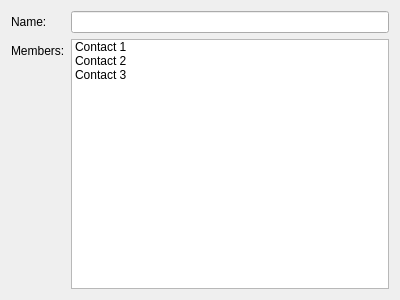
<?xml version="1.0" encoding="UTF-8"?>
<ui version="4.0">
 <class>GroupCreationWizardPageInfo</class>
 <widget class="QWizardPage" name="GroupCreationWizardPageInfo">
  <property name="geometry">
   <rect>
    <x>0</x>
    <y>0</y>
    <width>400</width>
    <height>300</height>
   </rect>
  </property>
  <property name="windowTitle">
   <string>WizardPage</string>
  </property>
  <property name="title">
   <string>Group Creation</string>
  </property>
  <property name="subTitle">
   <string>Pick a name and choose the group members.</string>
  </property>
  <layout class="QFormLayout" name="formLayout">
   <item row="0" column="0">
    <widget class="QLabel" name="lblName">
     <property name="text">
      <string>Name:</string>
     </property>
    </widget>
   </item>
   <item row="0" column="1">
    <widget class="QLineEdit" name="edtName"/>
   </item>
   <item row="1" column="0">
    <widget class="QLabel" name="lblMembers">
     <property name="text">
      <string>Members:</string>
     </property>
    </widget>
   </item>
   <item row="1" column="1">
    <widget class="QListWidget" name="listWidget">
     <property name="selectionMode">
      <enum>QAbstractItemView::MultiSelection</enum>
     </property>
     <item>
      <property name="text">
       <string>Contact 1</string>
      </property>
     </item>
     <item>
      <property name="text">
       <string>Contact 2</string>
      </property>
     </item>
     <item>
      <property name="text">
       <string>Contact 3</string>
      </property>
     </item>
    </widget>
   </item>
  </layout>
 </widget>
 <resources/>
 <connections/>
</ui>
